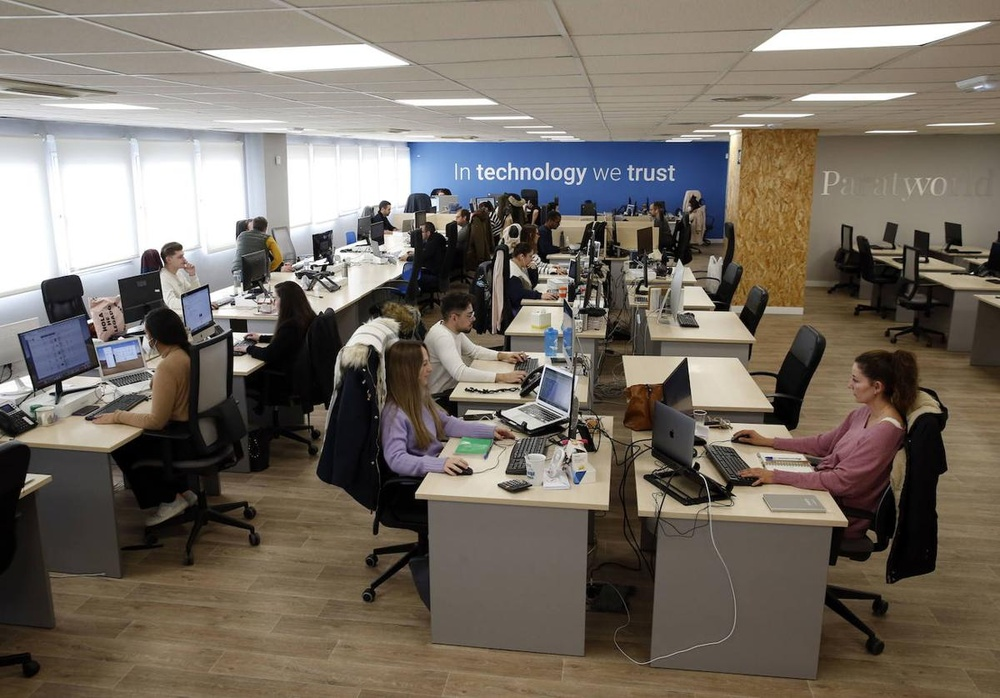
#> input picture Curso de vision por computadora/imagen.jpg, 1000 x 698 px, shrunk from 1200 x 837 before the run, found by its file name
$ python Seccion3_Practica1.py
#> lines starting #> are read from the running program, lines starting #| are printed output that depends on the picture; after the words box and inside, x2 and y2 are one past the last pixel; in counts of white or black regions, pixels touching at a corner belong together
#Práctica 1: Detección de bordes y esquinas

#Cargar una imagen y aplicar el detector de bordes de Canny para detectar los bordes en la imagen.
#Utilizar el algoritmo de detección de esquinas, como el algoritmo de Harris o el algoritmo de Shi-Tomasi, para detectar las esquinas en la imagen.
#Visualizar los bordes y las esquinas detectadas en la imagen.

import cv2

# Cargar la imagen
path = r'C:\Users\LENOVO\github\Algoritmos_vision\Curso de vision por computadora\imagen.jpg'
image = cv2.imread(path, 1)
#> image is the input picture: shape (698, 1000, 3); mean B, G, R 99.8, 109.3, 117.5

# Convertir la imagen a escala de grises
gray_image = cv2.cvtColor(image, cv2.COLOR_BGR2GRAY)
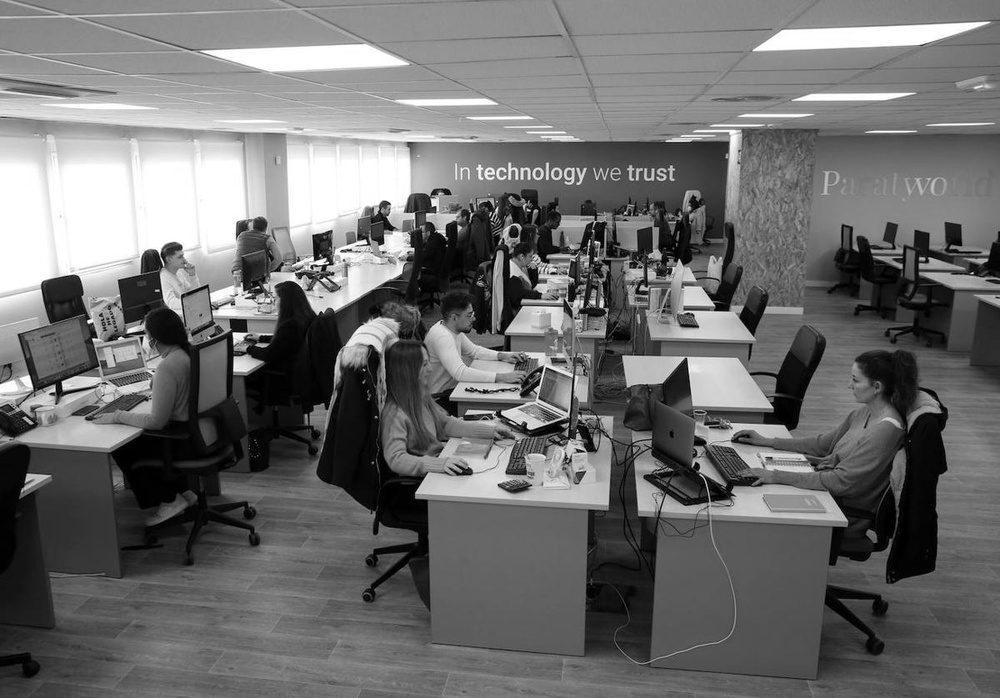
#> gray_image: shape (698, 1000); min 0, max 255, mean 110.7

# Aplicar el detector de bordes de Canny
edges = cv2.Canny(gray_image, 100, 200)
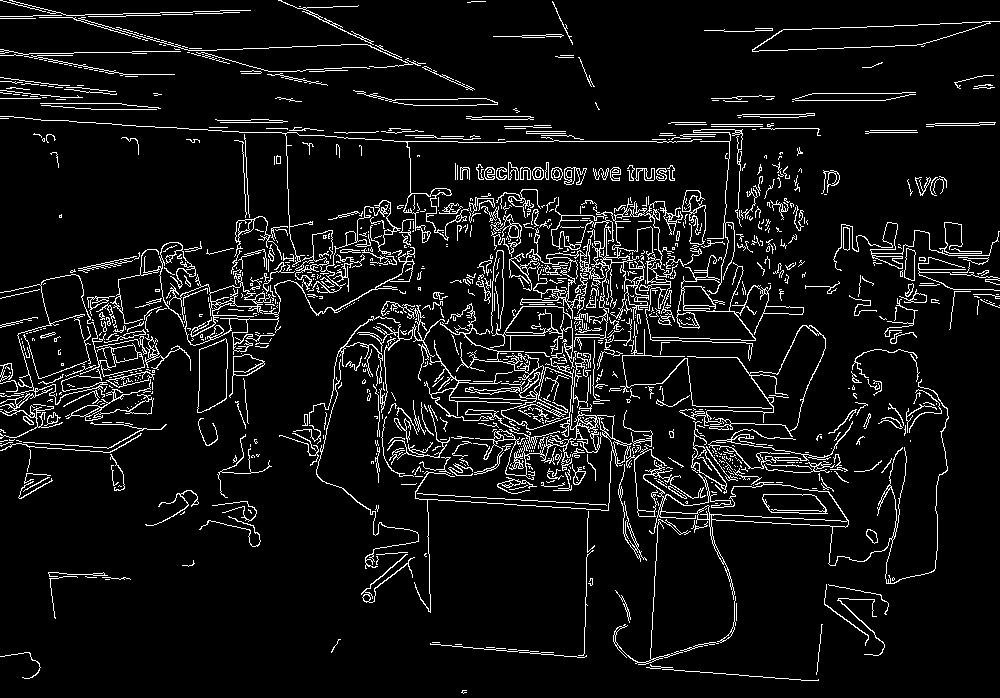
#> edges: shape (698, 1000); 7.3% white in thin lines or dots

# Aplicar el algoritmo de detección de esquinas (por ejemplo, Harris)
corners = cv2.cornerHarris(gray_image, blockSize=2, ksize=3, k=0.04)
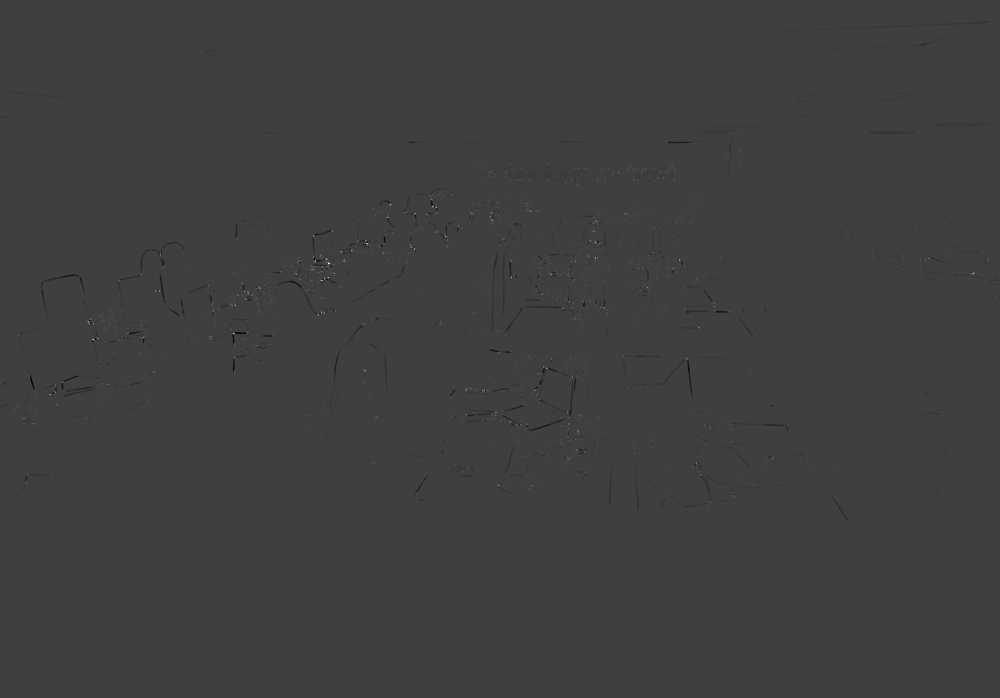
#> corners: shape (698, 1000) float32; min -0.0159, max 0.0476, mean -3.03e-05; drawn with min black and max white

# Marcar los bordes y las esquinas en la imagen
image_with_edges = image.copy()
image_with_edges[edges != 0] = [0, 0, 255]
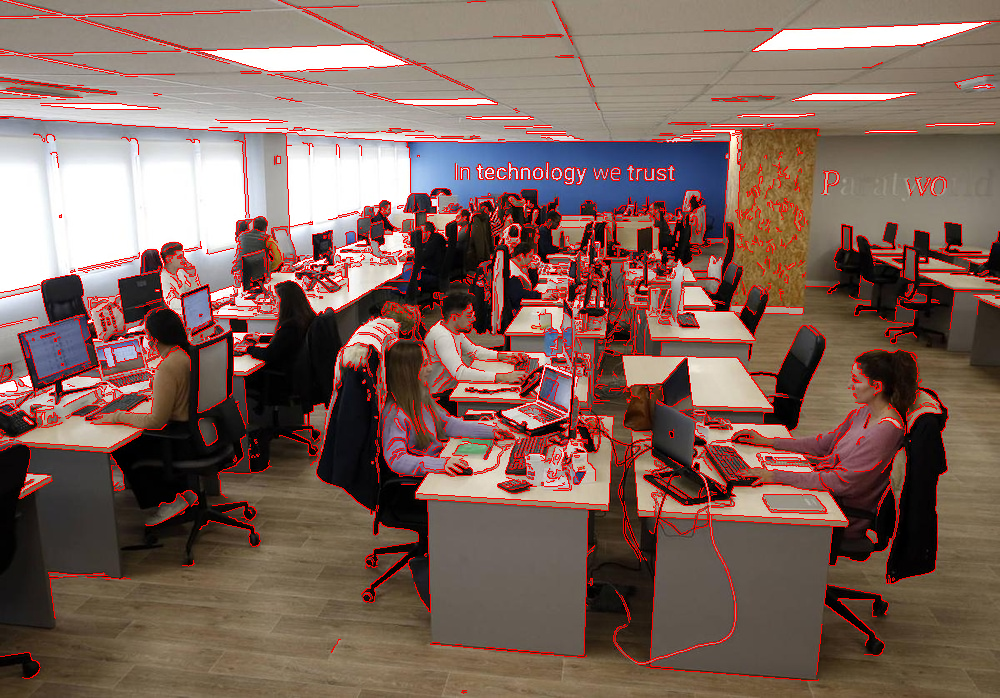
#> image_with_edges: shape (698, 1000, 3); 7.31% of pixels changed, all inside (x1, y1, x2, y2) = (0, 0, 1000, 694)
image_with_corners = image.copy()
image_with_corners[corners > 0.01 * corners.max()] = [0, 255, 0]
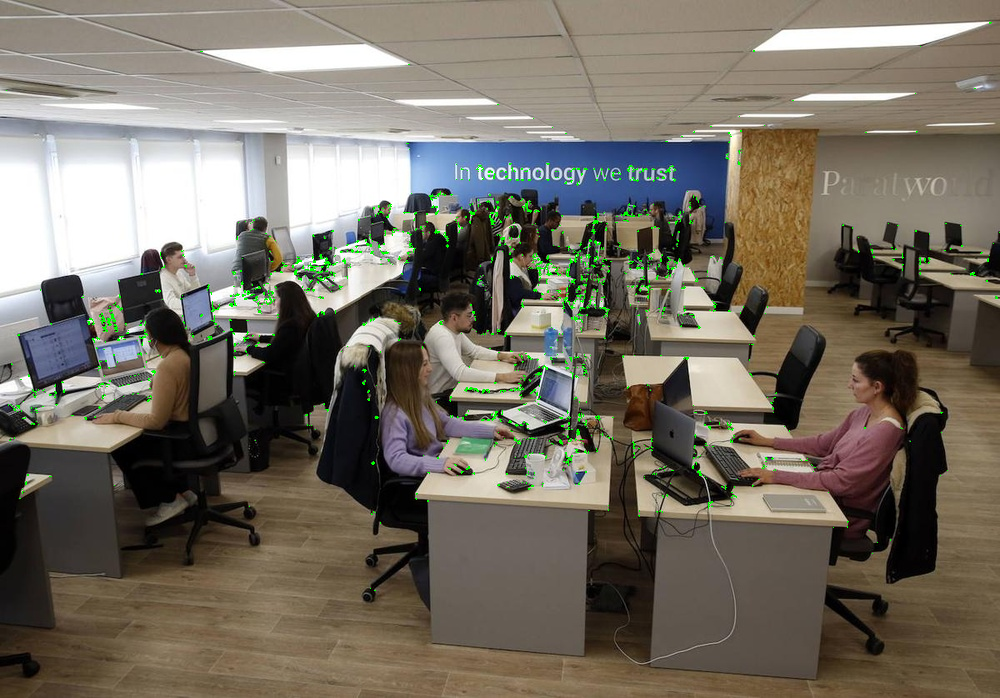
#> image_with_corners: shape (698, 1000, 3); 0.81% of pixels changed, all inside (x1, y1, x2, y2) = (6, 22, 1000, 591)

# Mostrar la imagen original, los bordes y las esquinas detectadas
cv2.imshow('Imagen original', image)
cv2.imshow('Bordes detectados', image_with_edges)
cv2.imshow('Esquinas detectadas', image_with_corners)
cv2.waitKey(0)
